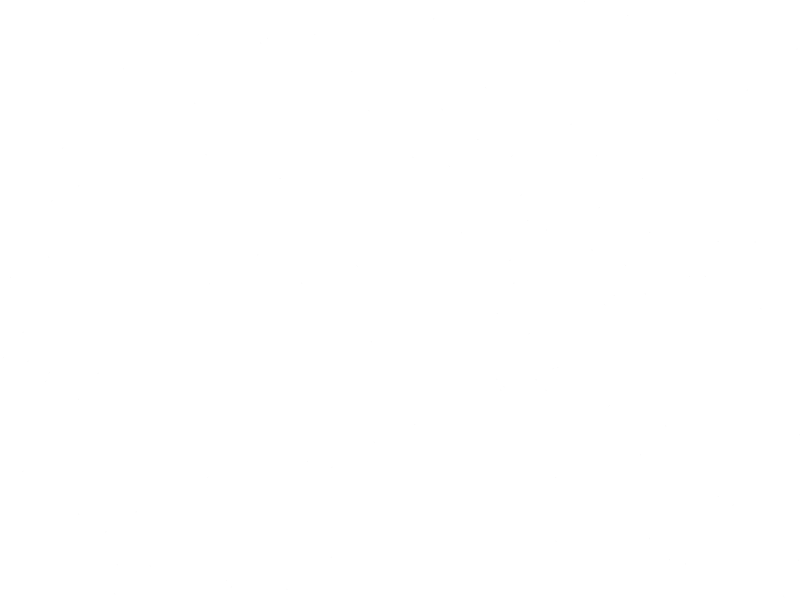
Frame 1 (no input)
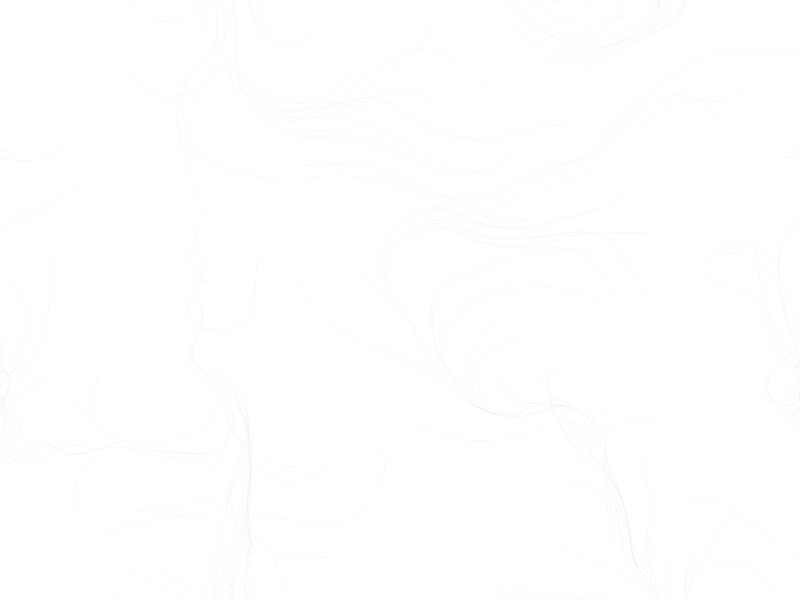
Frame 60 (no input)
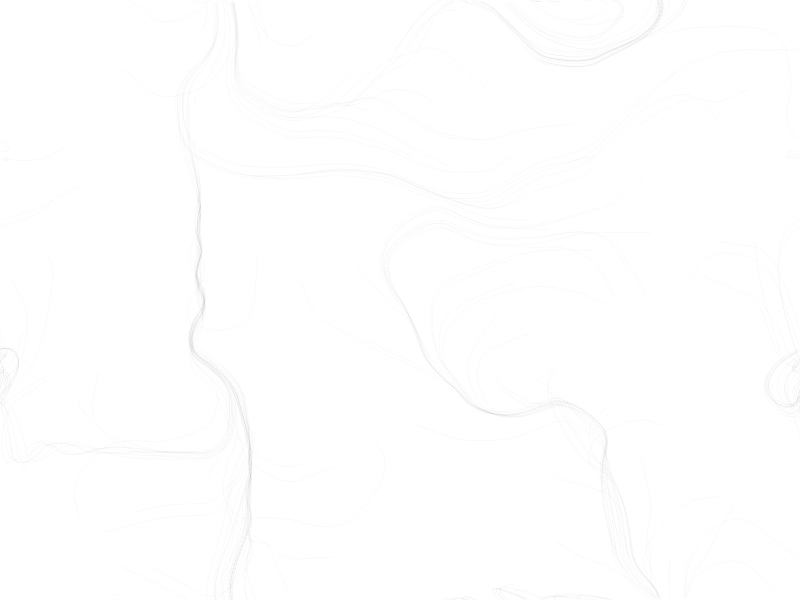
Frame 120 (the mouse pressed at the canvas centre since frame 60)

The p5.js sketch that drew these frames (run headless with seeded random() and noise() and a simulated clock; from frame 60 on, the mouse is pressed at the canvas centre):

// p5.js sketch
// ── sketch.js
// Daniel Shiffman
// http://codingtra.in
// http://patreon.com/codingtrain
// Code for: https://youtu.be/ikwNrFvnL3g

var inc = 0.1;
var scl = 50;
var cols, rows;
var zoff = 0;

var fr;

var particles = []

var flowfield;

function setup() {
    createCanvas(800, 600);
    cols = floor(width / scl);
    rows = floor(height / scl);
    fr = createP('');

    flowfield = new Array(cols * rows);

    for (var i = 0; i < 100; i++) {
        particles[i] = new Particle();
    }

    // Draw background only once in setup
    background(255);
}

function draw() {

    // Make background transparent

    var yoff = 0;
    for (var y = 0; y < rows; y++) {
        var xoff = 0;
        for (var x = 0; x < cols; x++) {
            var index = x + y * cols;
            var angle = noise(xoff, yoff, zoff) * TWO_PI * 4;
            var v = p5.Vector.fromAngle(angle);
            v.setMag(0.75);
            flowfield[index] = v;
            xoff += inc;
            // stroke(0, 50);
            // strokeWeight(1);
            // push();
            // translate(x * scl, y * scl);
            // rotate(v.heading());
            // line(0, 0, scl, 0);

            pop();
            //fill(r);
        }
        yoff += inc;
    }



    zoff += 0.0003;

    for (var i = 0; i < particles.length; i++) {
        particles[i].follow(flowfield);
        particles[i].update();
        particles[i].edges();
        particles[i].show();
    }

    fr.html(floor(frameRate()));
}
// ── particle.js
function Particle() {
    this.pos = createVector(random(width), random(height));
    this.vel = createVector(0, 0);
    this.acc = createVector(0, 0);
    this.maxSpeed = 4;
    this.prevPos = this.pos.copy();
    this.h = 0;

    this.update = function () {
        this.vel.add(this.acc);
        this.vel.limit(this.maxSpeed);
        this.pos.add(this.vel);
        this.acc.mult(0);
    }

    this.follow = function(vectors) {
        var x = floor(this.pos.x / scl);
        var y = floor(this.pos.y / scl);
        var index = x + y * cols;
        var force = vectors[index];
        this.applyForce(force);
    }

    this.applyForce = function (force) {
        this.acc.add(force);
    }

    this.show = function () {
        stroke(0, 5);
        strokeWeight(1);
        line(this.pos.x, this.pos.y, this.prevPos.x, this.prevPos.y);
        this.updatePrev();
    }

    this.updatePrev = function() {
        this.prevPos.x = this.pos.x;
        this.prevPos.y = this.pos.y;
    }

    this.edges = function() {
        if (this.pos.x > width) {
            this.pos.x = 0;
            this.updatePrev();
        }
        if (this.pos.x < 0) {
            this.pos.x = width;
            this.updatePrev();
        }
        if (this.pos.y > height) {
            this.pos.y = 0;
            this.updatePrev();
        }
        if (this.pos.y < 0) {
            this.pos.y = height;
            this.updatePrev();
        }
    }
}
